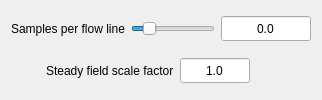
                     <widget class="QFrame" name="autoscaleOffFrame">
                      <property name="frameShape">
                       <enum>QFrame::NoFrame</enum>
                      </property>
                      <property name="frameShadow">
                       <enum>QFrame::Plain</enum>
                      </property>
                      <property name="lineWidth">
                       <number>0</number>
                      </property>
                      <layout class="QHBoxLayout" name="horizontalLayout_14">
                       <item>
                        <layout class="QVBoxLayout" name="verticalLayout_12">
                         <item>
                          <layout class="QHBoxLayout" name="_7">
                           <item>
                            <widget class="QLabel" name="textLabel3_12_3_2_3_2_2">
                             <property name="sizePolicy">
                              <sizepolicy hsizetype="Minimum" vsizetype="Expanding">
                               <horstretch>0</horstretch>
                               <verstretch>0</verstretch>
                              </sizepolicy>
                             </property>
                             <property name="whatsThis">
                              <string>When &quot;Automatically scale steady field&quot;
is checked, the scale factor and samples
per flow line are determined by the
length and smoothness settings
in the Basic Flow Parameters above.
When the &quot;Automatically scale&quot; is not
checked, the length and smoothness
of steady flow lines is manually
controlled by the vector scale factor
and the specified number of samples
per flow line.</string>
                             </property>
                             <property name="text">
                              <string>Samples per flow line</string>
                             </property>
                             <property name="wordWrap">
                              <bool>false</bool>
                             </property>
                            </widget>
                           </item>
                           <item>
                            <widget class="QSlider" name="steadySamplesSlider1">
                             <property name="sizePolicy">
                              <sizepolicy hsizetype="Expanding" vsizetype="Expanding">
                               <horstretch>0</horstretch>
                               <verstretch>0</verstretch>
                              </sizepolicy>
                             </property>
                             <property name="minimumSize">
                              <size>
                               <width>75</width>
                               <height>0</height>
                              </size>
                             </property>
                             <property name="maximumSize">
                              <size>
                               <width>16777215</width>
                               <height>25</height>
                              </size>
                             </property>
                             <property name="toolTip">
                              <string>&lt;!DOCTYPE HTML PUBLIC &quot;-//W3C//DTD HTML 4.0//EN&quot; &quot;http://www.w3.org/TR/REC-html40/strict.dtd&quot;&gt;
&lt;html&gt;&lt;head&gt;&lt;meta name=&quot;qrichtext&quot; content=&quot;1&quot; /&gt;&lt;style type=&quot;text/css&quot;&gt;
p, li { white-space: pre-wrap; }
&lt;/style&gt;&lt;/head&gt;&lt;body style=&quot; font-family:'MS Shell Dlg 2'; font-size:8.25pt; font-weight:400; font-style:normal;&quot;&gt;
&lt;p style=&quot; margin-top:0px; margin-bottom:0px; margin-left:0px; margin-right:0px; -qt-block-indent:0; text-indent:0px;&quot;&gt;&lt;span style=&quot; font-size:8pt;&quot;&gt;Specify the number of samples along the length of a flow line, when the steady field is NOT automatically scaled.&lt;/span&gt;&lt;/p&gt;&lt;/body&gt;&lt;/html&gt;</string>
                             </property>
                             <property name="whatsThis">
                              <string>When &quot;Automatically scale steady field&quot;
is checked, the scale factor and samples
per flow line are determined by the
length and smoothness settings
in the Basic Flow Parameters above.
When the &quot;Automatically scale&quot; is not
checked, the length and smoothness
of steady flow lines is manually
controlled by the vector scale factor
and the specified number of samples
per flow line.</string>
                             </property>
                             <property name="minimum">
                              <number>1</number>
                             </property>
                             <property name="maximum">
                              <number>256</number>
                             </property>
                             <property name="value">
                              <number>40</number>
                             </property>
                             <property name="tracking">
                              <bool>false</bool>
                             </property>
                             <property name="orientation">
                              <enum>Qt::Horizontal</enum>
                             </property>
                            </widget>
                           </item>
                           <item>
                            <widget class="QLineEdit" name="steadySamplesEdit1">
                             <property name="sizePolicy">
                              <sizepolicy hsizetype="Fixed" vsizetype="Expanding">
                               <horstretch>0</horstretch>
                               <verstretch>0</verstretch>
                              </sizepolicy>
                             </property>
                             <property name="maximumSize">
                              <size>
                               <width>90</width>
                               <height>25</height>
                              </size>
                             </property>
                             <property name="toolTip">
                              <string>&lt;!DOCTYPE HTML PUBLIC &quot;-//W3C//DTD HTML 4.0//EN&quot; &quot;http://www.w3.org/TR/REC-html40/strict.dtd&quot;&gt;
&lt;html&gt;&lt;head&gt;&lt;meta name=&quot;qrichtext&quot; content=&quot;1&quot; /&gt;&lt;style type=&quot;text/css&quot;&gt;
p, li { white-space: pre-wrap; }
&lt;/style&gt;&lt;/head&gt;&lt;body style=&quot; font-family:'MS Shell Dlg 2'; font-size:8.25pt; font-weight:400; font-style:normal;&quot;&gt;
&lt;p style=&quot; margin-top:0px; margin-bottom:0px; margin-left:0px; margin-right:0px; -qt-block-indent:0; text-indent:0px;&quot;&gt;&lt;span style=&quot; font-size:8pt;&quot;&gt;Specify the number of samples along the length of a flow line, when the steady field is NOT automatically scaled.&lt;/span&gt;&lt;/p&gt;&lt;/body&gt;&lt;/html&gt;</string>
                             </property>
                             <property name="whatsThis">
                              <string>When &quot;Automatically scale steady field&quot;
is checked, the scale factor and samples
per flow line are determined by the
length and smoothness settings
in the Basic Flow Parameters above.
When the &quot;Automatically scale&quot; is not
checked, the length and smoothness
of steady flow lines is manually
controlled by the vector scale factor
and the specified number of samples
per flow line.</string>
                             </property>
                             <property name="text">
                              <string>0.0</string>
                             </property>
                             <property name="maxLength">
                              <number>200</number>
                             </property>
                             <property name="alignment">
                              <set>Qt::AlignHCenter</set>
                             </property>
                            </widget>
                           </item>
                          </layout>
                         </item>
                         <item>
                          <layout class="QHBoxLayout" name="temp">
                           <item>
                            <spacer name="spacer48_3">
                             <property name="orientation">
                              <enum>Qt::Horizontal</enum>
                             </property>
                             <property name="sizeType">
                              <enum>QSizePolicy::Expanding</enum>
                             </property>
                             <property name="sizeHint" stdset="0">
                              <size>
                               <width>31</width>
                               <height>20</height>
                              </size>
                             </property>
                            </spacer>
                           </item>
                           <item>
                            <widget class="QLabel" name="textLabel3_12_4_3_3_3">
                             <property name="sizePolicy">
                              <sizepolicy hsizetype="Minimum" vsizetype="Expanding">
                               <horstretch>0</horstretch>
                               <verstretch>0</verstretch>
                              </sizepolicy>
                             </property>
                             <property name="toolTip">
                              <string>&lt;!DOCTYPE HTML PUBLIC &quot;-//W3C//DTD HTML 4.0//EN&quot; &quot;http://www.w3.org/TR/REC-html40/strict.dtd&quot;&gt;
&lt;html&gt;&lt;head&gt;&lt;meta name=&quot;qrichtext&quot; content=&quot;1&quot; /&gt;&lt;style type=&quot;text/css&quot;&gt;
p, li { white-space: pre-wrap; }
&lt;/style&gt;&lt;/head&gt;&lt;body style=&quot; font-family:'MS Shell Dlg 2'; font-size:8.25pt; font-weight:400; font-style:normal;&quot;&gt;
&lt;p style=&quot; margin-top:0px; margin-bottom:0px; margin-left:0px; margin-right:0px; -qt-block-indent:0; text-indent:0px;&quot;&gt;&lt;span style=&quot; font-size:8pt;&quot;&gt;This factor scales the steady field magnitude.  If too small, display will just show diamonds (fixed points).  If too large, flow will consist of straight lines due to flow rapidly exiting region.  This can only be set if the steady field is NOT automatically scaled.&lt;/span&gt;&lt;/p&gt;&lt;/body&gt;&lt;/html&gt;</string>
                             </property>
                             <property name="whatsThis">
                              <string>When &quot;Automatically scale steady field&quot;
is checked, the scale factor and samples
per flow line are determined by the
length and smoothness settings
in the Basic Flow Parameters above.
When the &quot;Automatically scale&quot; is not
checked, the length and smoothness
of steady flow lines is manually
controlled by the vector scale factor
and the specified number of samples
per flow line.</string>
                             </property>
                             <property name="text">
                              <string>Steady field scale factor</string>
                             </property>
                             <property name="wordWrap">
                              <bool>false</bool>
                             </property>
                            </widget>
                           </item>
                           <item>
                            <widget class="QLineEdit" name="steadyScaleEdit1">
                             <property name="sizePolicy">
                              <sizepolicy hsizetype="Fixed" vsizetype="Expanding">
                               <horstretch>0</horstretch>
                               <verstretch>0</verstretch>
                              </sizepolicy>
                             </property>
                             <property name="maximumSize">
                              <size>
                               <width>70</width>
                               <height>25</height>
                              </size>
                             </property>
                             <property name="font">
                              <font/>
                             </property>
                             <property name="toolTip">
                              <string comment="Comment is here">&lt;!DOCTYPE HTML PUBLIC &quot;-//W3C//DTD HTML 4.0//EN&quot; &quot;http://www.w3.org/TR/REC-html40/strict.dtd&quot;&gt;
&lt;html&gt;&lt;head&gt;&lt;meta name=&quot;qrichtext&quot; content=&quot;1&quot; /&gt;&lt;style type=&quot;text/css&quot;&gt;
p, li { white-space: pre-wrap; }
&lt;/style&gt;&lt;/head&gt;&lt;body style=&quot; font-family:'MS Shell Dlg 2'; font-size:8.25pt; font-weight:400; font-style:normal;&quot;&gt;
&lt;p style=&quot; margin-top:0px; margin-bottom:0px; margin-left:0px; margin-right:0px; -qt-block-indent:0; text-indent:0px;&quot;&gt;&lt;span style=&quot; font-size:8pt;&quot;&gt;This factor scales the steady field magnitude.  If too small, display will just show diamonds (fixed points).  If too large, flow will consist of straight lines due to flow rapidly exiting region.  This can only be set if the steady field is NOT automatically scaled.&lt;/span&gt;&lt;/p&gt;&lt;/body&gt;&lt;/html&gt;</string>
                             </property>
                             <property name="whatsThis">
                              <string>When &quot;Automatically scale steady field&quot;
is checked, the scale factor and samples
per flow line are determined by the
length and smoothness settings
in the Basic Flow Parameters above.
When the &quot;Automatically scale&quot; is not
checked, the length and smoothness
of steady flow lines is manually
controlled by the vector scale factor
and the specified number of samples
per flow line.</string>
                             </property>
                             <property name="text">
                              <string>1.0</string>
                             </property>
                             <property name="maxLength">
                              <number>200</number>
                             </property>
                             <property name="alignment">
                              <set>Qt::AlignHCenter</set>
                             </property>
                            </widget>
                           </item>
                           <item>
                            <spacer name="spacer49_3">
                             <property name="orientation">
                              <enum>Qt::Horizontal</enum>
                             </property>
                             <property name="sizeType">
                              <enum>QSizePolicy::Expanding</enum>
                             </property>
                             <property name="sizeHint" stdset="0">
                              <size>
                               <width>61</width>
                               <height>21</height>
                              </size>
                             </property>
                            </spacer>
                           </item>
                          </layout>
                         </item>
                        </layout>
                       </item>
                      </layout>
                     </widget>
